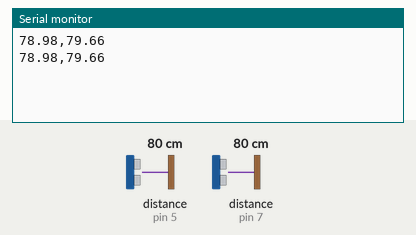
The sketch below on a simulated Arduino Uno, built with avr-gcc and run on an emulated ATmega328P. On the bench: the last lines printed to the serial monitor. Wiring (inferred from the names in the program): 2 × ultrasonic range finder: trigger pin 4, echo pin 5 / trigger pin 6, echo pin 7. The test bench sets the inputs (shaded band); at power-on: distance to the obstacle (sensors on pin 5, pin 7) 80 cm. The echo pulse lasts 58.3 µs per cm.

Above: at 2.8 s.
2.9 s: distance to the obstacle (sensor on pin 5) set to 2 cm
At 3.6 s:
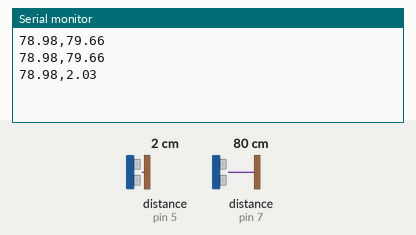
4.4 s: distance to the obstacle (sensor on pin 7) set to 2 cm
At 5.5 s:
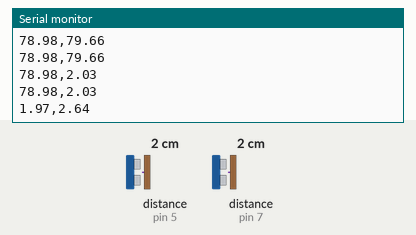
5.9 s: distance to the obstacle (sensor on pin 5) set to 4 cm
At 7.0 s:
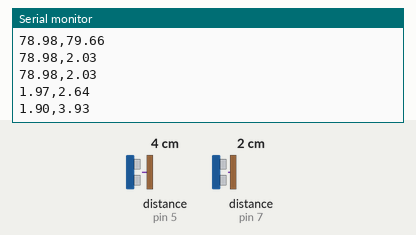
7.4 s: distance to the obstacle (sensor on pin 7) set to 4 cm
At 9.0 s:
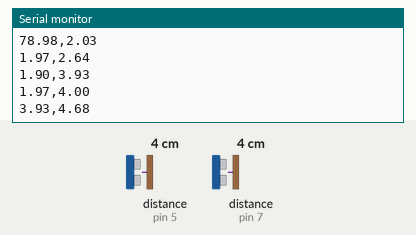
Timing chart, 0 to 9.9 s (numbered marks = the images above; inputs shaded):
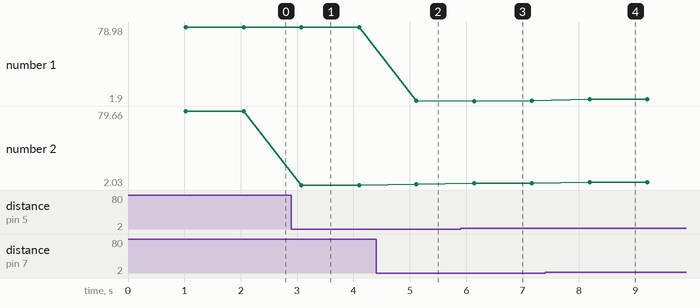

Measured:
- after the input at 2.9 s, the serial monitor: prints a new line after 0.17 s (image 1)
- after the input at 4.4 s, the serial monitor: prints a new line after 0.72 s (image 2)
- after the input at 5.9 s, the serial monitor: prints a new line after 0.24 s (image 3)
- after the input at 7.4 s, the serial monitor: prints a new line after 0.79 s (image 4)
- plotted number 1: 78.98 → 1.97 after the input at 4.4 s
- plotted number 2: 79.66 → 2.03 after the input at 2.9 s, 2.03 → 2.64 after the input at 4.4 s, 2.64 → 4 after the input at 5.9 s, 4 → 4.68 after the input at 7.4 s

The sketch:

arduino_program.ino
```cpp
#define Trig1 6
#define Echo1 7

#define Trig2 4
#define Echo2 5

float Baseline = 100;
float Distance1;
float Distance2;

int TaskTimer1 = 0;
bool TaskFlag1 = false;

void setup() {
  Serial.begin(115200);

  pinMode(Echo1, INPUT);
  pinMode(Echo2, INPUT);
  pinMode(Trig1, OUTPUT);
  pinMode(Trig2, OUTPUT);
  digitalWrite(Trig1, LOW);
  digitalWrite(Trig2, LOW);

  noInterrupts();
  TCCR2A = 0;
  TCCR2B = 0;
  TCCR2B |= (1 << CS22) |
            (1 << CS20) ;
  TCNT2 = 0;
  OCR2A = 125 - 1;
  TIMSK2 |= (1 << OCIE2A);
  interrupts();
}

void loop()
{
  if (TaskFlag1)
  {
    TaskFlag1 = false;
    measure();
    Serial.print(Distance1); Serial.print(","); Serial.println(Distance2);
  }
}

ISR(TIMER2_COMPA_vect)
{
  TaskTimer1++;

  if (TaskTimer1 > 499)
  {
    TaskTimer1 = 0;
    TaskFlag1 = true;
  }
}

void measure()
{
  unsigned long start_time;
  unsigned long finish_time1;
  unsigned long finish_time2;
  unsigned long time_taken;
  boolean echo_flag1;
  boolean echo_flag2;

  digitalWrite(Trig1, HIGH);
  digitalWrite(Trig2, HIGH);
  delayMicroseconds(10);
  digitalWrite(Trig1, LOW);
  digitalWrite(Trig2, LOW);

  while (!digitalRead(Echo1));
  while (!digitalRead(Echo2));

  start_time = micros();

  echo_flag1 = false;
  echo_flag2 = false;

  while ((!echo_flag1) || (!echo_flag2))
  {
    if ((!echo_flag1) && (!digitalRead(Echo1)))
    {
      echo_flag1 = true;
      finish_time1 = micros();
      time_taken = finish_time1 - start_time;
      Distance1 = ((float)time_taken) / 59;
    }

    if ((!echo_flag2) && (!digitalRead(Echo2)))
    {
      echo_flag2 = true;
      finish_time2 = micros();
      time_taken = finish_time2 - start_time;
      Distance2 = ((float)time_taken) / 59;
    }
  }
}
```
